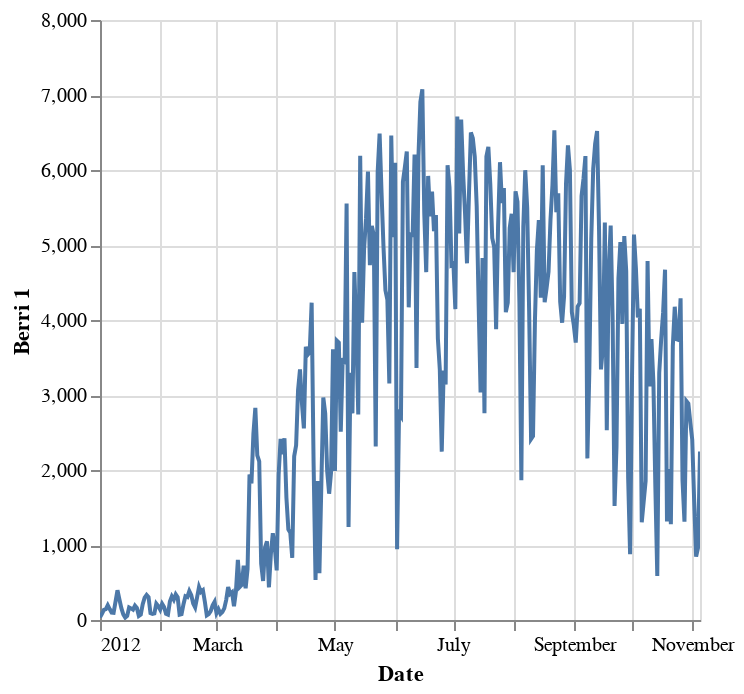

The code cell stored with this chart in its notebook:
### Code cell
pl_fixed_df.plot.line(x="Date", y="Berri 1")

### Figure 1 — Vega-Lite specification as saved in the notebook (floating-point values rounded to 4 significant figures; data arrays with more than 128 entries replaced by an {"elided": "..."} marker saying what was removed)
{"config": {"view": {"continuousWidth": 300, "continuousHeight": 300}}, "data": {"name": "data-e5d87dae720a24fcab8044153a56ab0a"}, "mark": {"type": "line", "tooltip": true}, "encoding": {"x": {"field": "Date", "type": "temporal"}, "y": {"field": "Berri 1", "type": "quantitative"}}, "params": [{"name": "param_1", "select": {"type": "interval", "encodings": ["x", "y"]}, "bind": "scales"}], "$schema": "https://vega.github.io/schema/vega-lite/v5.20.1.json", "datasets": {"data-e5d87dae720a24fcab8044153a56ab0a": {"elided": "310 records"}}}
